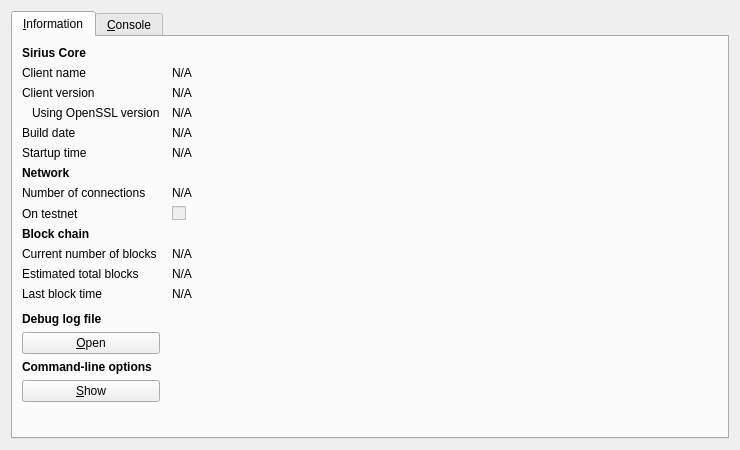
<?xml version="1.0" encoding="UTF-8"?>
<ui version="4.0">
 <class>RPCConsole</class>
 <widget class="QDialog" name="RPCConsole">
  <property name="geometry">
   <rect>
    <x>0</x>
    <y>0</y>
    <width>740</width>
    <height>450</height>
   </rect>
  </property>
  <property name="windowTitle">
   <string>Sirius - Debug window</string>
  </property>
  <layout class="QVBoxLayout" name="verticalLayout_2">
   <item>
    <widget class="QTabWidget" name="tabWidget">
     <property name="currentIndex">
      <number>0</number>
     </property>
     <widget class="QWidget" name="tab_info">
      <attribute name="title">
       <string>&amp;Information</string>
      </attribute>
      <layout class="QGridLayout" name="gridLayout" columnstretch="0,1">
       <property name="horizontalSpacing">
        <number>12</number>
       </property>
       <item row="0" column="0">
        <widget class="QLabel" name="label_9">
         <property name="font">
          <font>
           <weight>75</weight>
           <bold>true</bold>
          </font>
         </property>
         <property name="text">
          <string>Sirius Core</string>
         </property>
        </widget>
       </item>
       <item row="1" column="0">
        <widget class="QLabel" name="label_5">
         <property name="text">
          <string>Client name</string>
         </property>
        </widget>
       </item>
       <item row="1" column="1">
        <widget class="QLabel" name="clientName">
         <property name="cursor">
          <cursorShape>IBeamCursor</cursorShape>
         </property>
         <property name="text">
          <string>N/A</string>
         </property>
         <property name="textFormat">
          <enum>Qt::PlainText</enum>
         </property>
         <property name="textInteractionFlags">
          <set>Qt::LinksAccessibleByMouse|Qt::TextSelectableByKeyboard|Qt::TextSelectableByMouse</set>
         </property>
        </widget>
       </item>
       <item row="2" column="0">
        <widget class="QLabel" name="label_6">
         <property name="text">
          <string>Client version</string>
         </property>
        </widget>
       </item>
       <item row="2" column="1">
        <widget class="QLabel" name="clientVersion">
         <property name="cursor">
          <cursorShape>IBeamCursor</cursorShape>
         </property>
         <property name="text">
          <string>N/A</string>
         </property>
         <property name="textFormat">
          <enum>Qt::PlainText</enum>
         </property>
         <property name="textInteractionFlags">
          <set>Qt::LinksAccessibleByMouse|Qt::TextSelectableByKeyboard|Qt::TextSelectableByMouse</set>
         </property>
        </widget>
       </item>
       <item row="3" column="0">
        <widget class="QLabel" name="label_14">
         <property name="text">
          <string>Using OpenSSL version</string>
         </property>
         <property name="indent">
          <number>10</number>
         </property>
        </widget>
       </item>
       <item row="3" column="1">
        <widget class="QLabel" name="openSSLVersion">
         <property name="cursor">
          <cursorShape>IBeamCursor</cursorShape>
         </property>
         <property name="text">
          <string>N/A</string>
         </property>
         <property name="textFormat">
          <enum>Qt::PlainText</enum>
         </property>
         <property name="textInteractionFlags">
          <set>Qt::LinksAccessibleByMouse|Qt::TextSelectableByKeyboard|Qt::TextSelectableByMouse</set>
         </property>
        </widget>
       </item>
       <item row="4" column="0">
        <widget class="QLabel" name="label_12">
         <property name="text">
          <string>Build date</string>
         </property>
        </widget>
       </item>
       <item row="4" column="1">
        <widget class="QLabel" name="buildDate">
         <property name="cursor">
          <cursorShape>IBeamCursor</cursorShape>
         </property>
         <property name="text">
          <string>N/A</string>
         </property>
         <property name="textFormat">
          <enum>Qt::PlainText</enum>
         </property>
         <property name="textInteractionFlags">
          <set>Qt::LinksAccessibleByMouse|Qt::TextSelectableByKeyboard|Qt::TextSelectableByMouse</set>
         </property>
        </widget>
       </item>
       <item row="5" column="0">
        <widget class="QLabel" name="label_13">
         <property name="text">
          <string>Startup time</string>
         </property>
        </widget>
       </item>
       <item row="5" column="1">
        <widget class="QLabel" name="startupTime">
         <property name="cursor">
          <cursorShape>IBeamCursor</cursorShape>
         </property>
         <property name="text">
          <string>N/A</string>
         </property>
         <property name="textFormat">
          <enum>Qt::PlainText</enum>
         </property>
         <property name="textInteractionFlags">
          <set>Qt::LinksAccessibleByMouse|Qt::TextSelectableByKeyboard|Qt::TextSelectableByMouse</set>
         </property>
        </widget>
       </item>
       <item row="6" column="0">
        <widget class="QLabel" name="label_11">
         <property name="font">
          <font>
           <weight>75</weight>
           <bold>true</bold>
          </font>
         </property>
         <property name="text">
          <string>Network</string>
         </property>
        </widget>
       </item>
       <item row="7" column="0">
        <widget class="QLabel" name="label_7">
         <property name="text">
          <string>Number of connections</string>
         </property>
        </widget>
       </item>
       <item row="7" column="1">
        <widget class="QLabel" name="numberOfConnections">
         <property name="cursor">
          <cursorShape>IBeamCursor</cursorShape>
         </property>
         <property name="text">
          <string>N/A</string>
         </property>
         <property name="textFormat">
          <enum>Qt::PlainText</enum>
         </property>
         <property name="textInteractionFlags">
          <set>Qt::LinksAccessibleByMouse|Qt::TextSelectableByKeyboard|Qt::TextSelectableByMouse</set>
         </property>
        </widget>
       </item>
       <item row="8" column="0">
        <widget class="QLabel" name="label_8">
         <property name="text">
          <string>On testnet</string>
         </property>
        </widget>
       </item>
       <item row="8" column="1">
        <widget class="QCheckBox" name="isTestNet">
         <property name="enabled">
          <bool>false</bool>
         </property>
         <property name="text">
          <string/>
         </property>
        </widget>
       </item>
       <item row="9" column="0">
        <widget class="QLabel" name="label_10">
         <property name="font">
          <font>
           <weight>75</weight>
           <bold>true</bold>
          </font>
         </property>
         <property name="text">
          <string>Block chain</string>
         </property>
        </widget>
       </item>
       <item row="10" column="0">
        <widget class="QLabel" name="label_3">
         <property name="text">
          <string>Current number of blocks</string>
         </property>
        </widget>
       </item>
       <item row="10" column="1">
        <widget class="QLabel" name="numberOfBlocks">
         <property name="cursor">
          <cursorShape>IBeamCursor</cursorShape>
         </property>
         <property name="text">
          <string>N/A</string>
         </property>
         <property name="textFormat">
          <enum>Qt::PlainText</enum>
         </property>
         <property name="textInteractionFlags">
          <set>Qt::LinksAccessibleByMouse|Qt::TextSelectableByKeyboard|Qt::TextSelectableByMouse</set>
         </property>
        </widget>
       </item>
       <item row="11" column="0">
        <widget class="QLabel" name="label_4">
         <property name="text">
          <string>Estimated total blocks</string>
         </property>
        </widget>
       </item>
       <item row="11" column="1">
        <widget class="QLabel" name="totalBlocks">
         <property name="cursor">
          <cursorShape>IBeamCursor</cursorShape>
         </property>
         <property name="text">
          <string>N/A</string>
         </property>
         <property name="textFormat">
          <enum>Qt::PlainText</enum>
         </property>
         <property name="textInteractionFlags">
          <set>Qt::LinksAccessibleByMouse|Qt::TextSelectableByKeyboard|Qt::TextSelectableByMouse</set>
         </property>
        </widget>
       </item>
       <item row="12" column="0">
        <widget class="QLabel" name="label_2">
         <property name="text">
          <string>Last block time</string>
         </property>
        </widget>
       </item>
       <item row="12" column="1">
        <widget class="QLabel" name="lastBlockTime">
         <property name="cursor">
          <cursorShape>IBeamCursor</cursorShape>
         </property>
         <property name="text">
          <string>N/A</string>
         </property>
         <property name="textFormat">
          <enum>Qt::PlainText</enum>
         </property>
         <property name="textInteractionFlags">
          <set>Qt::LinksAccessibleByMouse|Qt::TextSelectableByKeyboard|Qt::TextSelectableByMouse</set>
         </property>
        </widget>
       </item>
       <item row="13" column="0">
        <spacer name="verticalSpacer_2">
         <property name="orientation">
          <enum>Qt::Vertical</enum>
         </property>
         <property name="sizeHint" stdset="0">
          <size>
           <width>20</width>
           <height>20</height>
          </size>
         </property>
        </spacer>
       </item>
       <item row="14" column="0">
        <widget class="QLabel" name="labelDebugLogfile">
         <property name="font">
          <font>
           <weight>75</weight>
           <bold>true</bold>
          </font>
         </property>
         <property name="text">
          <string>Debug log file</string>
         </property>
        </widget>
       </item>
       <item row="15" column="0">
        <widget class="QPushButton" name="openDebugLogfileButton">
         <property name="toolTip">
          <string>Open the Sirius debug log file from the current data directory. This can take a few seconds for large log files.</string>
         </property>
         <property name="text">
          <string>&amp;Open</string>
         </property>
         <property name="autoDefault">
          <bool>false</bool>
         </property>
        </widget>
       </item>
       <item row="16" column="0">
        <widget class="QLabel" name="labelCLOptions">
         <property name="font">
          <font>
           <weight>75</weight>
           <bold>true</bold>
          </font>
         </property>
         <property name="text">
          <string>Command-line options</string>
         </property>
        </widget>
       </item>
       <item row="17" column="0">
        <widget class="QPushButton" name="showCLOptionsButton">
         <property name="toolTip">
          <string>Show the Sirius-Qt help message to get a list with possible Sirius command-line options.</string>
         </property>
         <property name="text">
          <string>&amp;Show</string>
         </property>
         <property name="autoDefault">
          <bool>false</bool>
         </property>
        </widget>
       </item>
       <item row="18" column="0">
        <spacer name="verticalSpacer">
         <property name="orientation">
          <enum>Qt::Vertical</enum>
         </property>
         <property name="sizeHint" stdset="0">
          <size>
           <width>20</width>
           <height>40</height>
          </size>
         </property>
        </spacer>
       </item>
      </layout>
     </widget>
     <widget class="QWidget" name="tab_console">
      <attribute name="title">
       <string>&amp;Console</string>
      </attribute>
      <layout class="QVBoxLayout" name="verticalLayout_3">
       <property name="spacing">
        <number>3</number>
       </property>
       <item>
        <widget class="QTextEdit" name="messagesWidget">
         <property name="minimumSize">
          <size>
           <width>0</width>
           <height>100</height>
          </size>
         </property>
         <property name="readOnly">
          <bool>true</bool>
         </property>
         <property name="tabKeyNavigation" stdset="0">
          <bool>false</bool>
         </property>
         <property name="columnCount" stdset="0">
          <number>2</number>
         </property>
        </widget>
       </item>
       <item>
        <layout class="QHBoxLayout" name="horizontalLayout">
         <property name="spacing">
          <number>3</number>
         </property>
         <item>
          <widget class="QLabel" name="label">
           <property name="text">
            <string notr="true">&gt;</string>
           </property>
          </widget>
         </item>
         <item>
          <widget class="QLineEdit" name="lineEdit"/>
         </item>
         <item>
          <widget class="QPushButton" name="clearButton">
           <property name="maximumSize">
            <size>
             <width>24</width>
             <height>24</height>
            </size>
           </property>
           <property name="toolTip">
            <string>Clear console</string>
           </property>
           <property name="text">
            <string/>
           </property>
           <property name="icon">
            <iconset resource="../bitcoin.qrc">
             <normaloff>:/icons/remove</normaloff>:/icons/remove</iconset>
           </property>
           <property name="shortcut">
            <string notr="true">Ctrl+L</string>
           </property>
           <property name="autoDefault">
            <bool>false</bool>
           </property>
          </widget>
         </item>
        </layout>
       </item>
      </layout>
     </widget>
    </widget>
   </item>
  </layout>
 </widget>
 <resources>
  <include location="../bitcoin.qrc"/>
 </resources>
 <connections/>
</ui>
